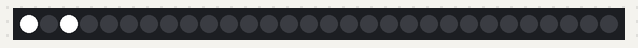
The sketch below on a simulated Arduino Uno, built with avr-gcc and run on an emulated ATmega328P. On the bench: 30 RGB LEDs in strip order, left to right.

Above: at 0.1 s.
At 6.6 s:
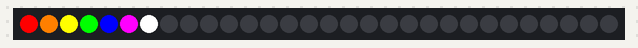

The sketch:

led_basic.ino
```cpp
#include <Adafruit_NeoPixel.h>
#define NUM 30
#define PIN 13

Adafruit_NeoPixel leds(NUM, PIN, NEO_GRB + NEO_KHZ800);

void setup() {
  leds.begin();
}

void loop() {
  leds.clear();

  leds.setPixelColor(0, 255, 255, 255); //LED 색깔을 정하는 코드 (흰색)
  leds.setPixelColor(2, 255, 255, 255);
  leds.show(); //최종 LED를 보여주는 코드
  delay(500); //0.5초 동안 기다려라

  leds.setPixelColor(0, 0, 0, 0); //LED 색깔을 정하는 코드 (끄기)
  leds.setPixelColor(2, 0, 0, 0);
  leds.show();
  delay(500);

  //LED를 하나씩 켜는 코드
  leds.setPixelColor(0, 0, 255, 0);
  leds.show();
  delay(500);
  leds.setPixelColor(1, 0, 255, 0);
  leds.show();
  delay(500);
  leds.setPixelColor(2, 0, 255, 0);
  leds.show();
  delay(500);
  leds.setPixelColor(3, 0, 255, 0);
  leds.show();
  delay(500);

  //LED를 한번에 끄는 코드
  leds.setPixelColor(0, 0, 0, 0);
  leds.setPixelColor(1, 0, 0, 0);
  leds.setPixelColor(2, 0, 0, 0);
  leds.setPixelColor(3, 0, 0, 0);
  leds.show();
  delay(500);


  //새로운 코드
  //무지개 출력 7개 색깔
  //빨, 주, 노, 초, 파, 보, 흰
  //동시에 1초동안 출력하고, 0.5초동안 동시에 다 꺼지게

  //빨간색 -> 255,   0,   0
  //주황색 -> 255, 127,   0
  //노란색 -> 255, 255,   0
  //초록색 ->   0, 255,   0
  //파란색 ->   0,   0, 255
  //보라색 -> 255,   0, 255
  //흰색   -> 255, 255, 255

  int colors[7][3] = {{255, 0, 0}, {255, 127, 0}, {255, 255, 0}, {0, 255, 0}, {0, 0, 255}, {255, 0, 255}, {255, 255, 255}};
  for(int i = 0;i < 2;i++){
    for(int j = 0;j < 7;j++){
      leds.setPixelColor(j, colors[j][0], colors[j][1], colors[j][2]);
      leds.show();
      delay(500);
    }
  }


}
```

Measured:
- by itself, everything shown: repeats every 10.5 s, in 14 steps
- what the display in image 1 shows lasts 4.0 s, from 6.5 s to 10.5 s
